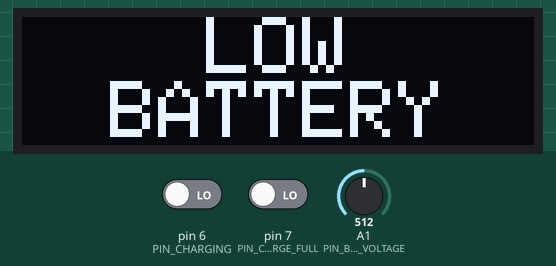
This sketch was run on a simulated Arduino Uno, built with avr-gcc and run on an emulated ATmega328P. Parts: 128×32 one-colour display. The test bench sets the inputs (shaded band); at power-on: pin 6 (PIN_CHARGING) LOW, pin 7 (PIN_CHARGE_FULL) LOW, A1 (PIN_BATTERY_VOLTAGE) = 512.

Above: at 2.1 s.
2.8 s: pin 6 (PIN_CHARGING) driven HIGH
At 3.8 s:
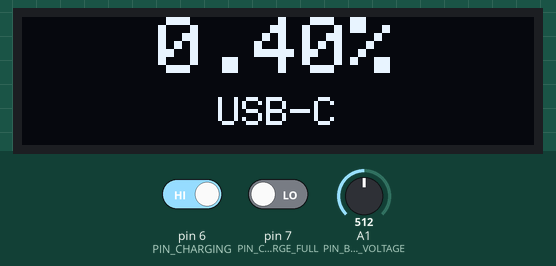
4.6 s: pin 7 (PIN_CHARGE_FULL) driven HIGH
At 5.4 s:
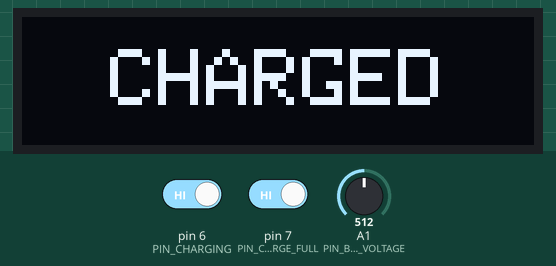
6.1 s: pin 7 (PIN_CHARGE_FULL) driven LOW
At 6.9 s:
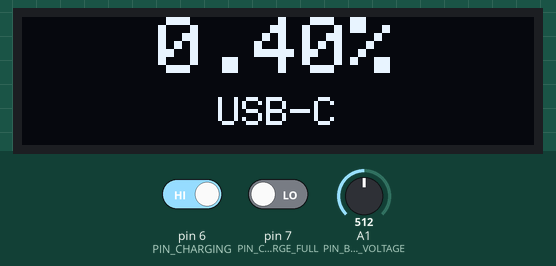
7.6 s: pin 6 (PIN_CHARGING) driven LOW
At 8.1 s:
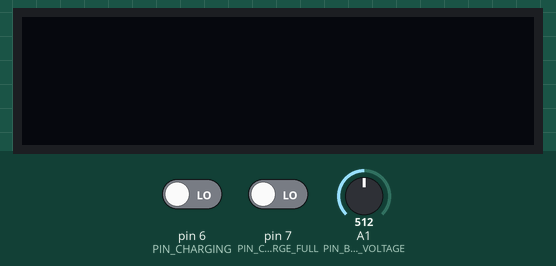
10.7 s: A1 (PIN_BATTERY_VOLTAGE) set to 618
13.8 s: A1 (PIN_BATTERY_VOLTAGE) set to 639
At 14.3 s:
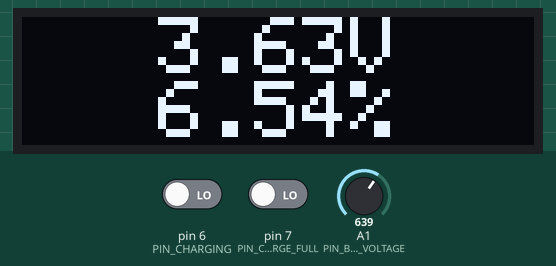
Timing chart, 0 to 16.8 s (numbered marks = the images above; inputs shaded):
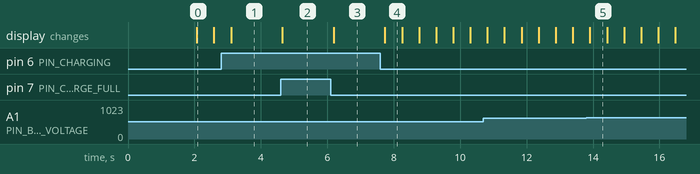

Measured:
- the behaviour switches between 629 and 630 on A1 (PIN_BATTERY_VOLTAGE) (found by bisection; images 4 and 5)
- after the input at 2.8 s, the display: changes after 0.30 s (image 1)
- after the input at 4.6 s, the display: changes after 0.05 s (image 2)
- after the input at 6.1 s, the display: changes after 0.09 s (image 3)
- after the input at 7.6 s, the display: changes after 0.14 s (image 4)
- what the display in image 0 shows lasts 0.5 s, from 2.1 s to 2.6 s

The sketch:

battMonitor.ino
```cpp
// Battery charge/current monitor for a Raspberry Pi portable case.
// Target: Arduino Micro driving a 0.91" SSD1306 OLED (I2C), reading pack
// voltage from a resistor divider (A1), with two digital inputs reporting
// charger status from the UPS board. Current sensing (Pololu ACS709, A0) is
// shelved -- see ENABLE_CURRENT_SENSING in Config.h.
//
// Dependencies (install via Arduino Library Manager):
//   - Adafruit GFX Library
//   - Adafruit SSD1306
//   - Adafruit BusIO (pulled in automatically as a dependency)

#include <math.h>
#include <string.h>
#include <Wire.h>
#include <Adafruit_GFX.h>
#include <Adafruit_SSD1306.h>

#include "Config.h"
#include "BatteryCurve.h"
#include "Splash.h"

Adafruit_SSD1306 display(OLED_WIDTH, OLED_HEIGHT, &Wire, OLED_RESET_PIN);

enum DisplayState : uint8_t {
  STATE_DISCHARGING = 0,
  STATE_CHARGING = 1,
  STATE_FULL = 2,
  STATE_LOW_BATTERY = 3,
};

void setup() {
  pinMode(PIN_CHARGING, INPUT);
  pinMode(PIN_CHARGE_FULL, INPUT);

  if (!display.begin(SSD1306_SWITCHCAPVCC, OLED_I2C_ADDR)) {
    // No display to report the failure on; loop forever with the pin state
    // easy to probe with a meter/scope instead of silently misbehaving.
    while (true) {
      delay(1000);
    }
  }
  display.setTextColor(SSD1306_WHITE);
  drawSplash();
}

#if ENABLE_CURRENT_SENSING
// Oversamples and decimates ADC_OVERSAMPLE_SAMPLES raw readings to gain
// ADC_EXTRA_BITS of effective resolution (see Config.h), returning volts.
static float readAveragedVolts(uint8_t pin) {
  uint32_t sum = 0;
  for (uint16_t i = 0; i < ADC_OVERSAMPLE_SAMPLES; i++) {
    sum += analogRead(pin);
  }
  uint32_t oversampled = sum >> ADC_EXTRA_BITS;
  return (float)oversampled * (ADC_REFERENCE_VOLTS / (float)ADC_EFFECTIVE_COUNTS);
}
#endif

// One raw sample per call, folded into a rolling average spread across
// VOLTAGE_SAMPLE_COUNT calls (i.e. VOLTAGE_SAMPLE_COUNT loop() iterations)
// -- see the Config.h note on why a fast burst can't filter this system's
// slow supply ripple.
static uint16_t voltageSamples[VOLTAGE_SAMPLE_COUNT];
static uint8_t voltageSampleIndex = 0;
static uint32_t voltageSampleSum = 0;
static uint8_t voltageSampleCount = 0;

static float readBatteryVoltage() {
  uint16_t newSample = analogRead(PIN_BATTERY_VOLTAGE);
  voltageSampleSum -= voltageSamples[voltageSampleIndex];
  voltageSamples[voltageSampleIndex] = newSample;
  voltageSampleSum += newSample;
  voltageSampleIndex = (voltageSampleIndex + 1) % VOLTAGE_SAMPLE_COUNT;
  if (voltageSampleCount < VOLTAGE_SAMPLE_COUNT) {
    voltageSampleCount++;
  }

  float avgCounts = (float)voltageSampleSum / voltageSampleCount;
  float vAdc = avgCounts * (ADC_REFERENCE_VOLTS / 1024.0);
  return vAdc * VOLTAGE_DIVIDER_RATIO;
}

#if ENABLE_CURRENT_SENSING
// Positive = discharging, negative = charging (sign depends on ACS709
// current-flow orientation as wired; flip ACS709_ZERO_CURRENT_VOLTS/polarity
// during calibration if this comes out backwards).
static float readCurrentAmps() {
  float vOut = readAveragedVolts(PIN_CURRENT_SENSE);
  return (vOut - ACS709_ZERO_CURRENT_VOLTS) / ACS709_SENSITIVITY_V_PER_A;
}
#endif

static DisplayState determineState(bool isCharging, bool isFull, float socPercent) {
  if (isFull) {
    return STATE_FULL;
  }
  if (isCharging) {
    return STATE_CHARGING;
  }
  if (socPercent < LOW_BATTERY_PERCENT) {
    return STATE_LOW_BATTERY;
  }
  return STATE_DISCHARGING;
}

// dtostrf (not snprintf's "%f") is used throughout since AVR's snprintf
// doesn't format floats without pulling in libprintf_flt.
static void formatValue(float value, uint8_t decimals, const char *suffix, char *outBuf, size_t outSize) {
  char numBuf[12];
  dtostrf(value, 1, decimals, numBuf);
  snprintf(outBuf, outSize, "%s%s", numBuf, suffix);
}

static void printCentered(const char *text, int16_t y, uint8_t size) {
  int16_t textWidth = (int16_t)strlen(text) * 6 * size;
  int16_t x = (OLED_WIDTH - textWidth) / 2;
  if (x < 0) {
    x = 0;
  }
  display.setTextSize(size);
  display.setCursor(x, y);
  display.print(text);
}

static void renderDischarging(float voltage, float socPercent) {
  char buf[16];

  formatValue(voltage, 2, "V", buf, sizeof(buf));
  printCentered(buf, 0, 2);

  formatValue(socPercent, 2, "%", buf, sizeof(buf));
  printCentered(buf, 16, 2);
}

static void renderCharging(float socPercent) {
  char buf[16];
  formatValue(socPercent, 2, "%", buf, sizeof(buf));
  printCentered(buf, 0, 2);
  printCentered("USB-C", 20, 1);
}

static void renderFull() {
  printCentered("CHARGED", 8, 2);
}

static void renderLowBattery(bool blinkOn) {
  if (!blinkOn) {
    return;
  }
  printCentered("LOW", 0, 2);
  printCentered("BATTERY", 16, 2);
}

void loop() {
  float batteryVoltage = readBatteryVoltage();
  float socPercent = voltageToPercent(batteryVoltage / BATTERY_CELLS_SERIES);

  bool isCharging = digitalRead(PIN_CHARGING) == HIGH;
  bool isFull = digitalRead(PIN_CHARGE_FULL) == HIGH;
  DisplayState state = determineState(isCharging, isFull, socPercent);
  bool blinkOn = (millis() / LOW_BATTERY_BLINK_MS) % 2 == 0;

  display.clearDisplay();

  switch (state) {
    case STATE_CHARGING:
      renderCharging(socPercent);
      break;
    case STATE_FULL:
      renderFull();
      break;
    case STATE_LOW_BATTERY:
      renderLowBattery(blinkOn);
      break;
    case STATE_DISCHARGING:
    default:
      renderDischarging(batteryVoltage, socPercent);
      break;
  }

  display.display();
  delay(DISPLAY_UPDATE_MS);
}
```

BatteryCurve.cpp
```cpp
#include "BatteryCurve.h"
#include <stddef.h>

struct CurvePoint {
  float volts;
  float percent;
};

// Descending by voltage. Approximate 1S Li-ion discharge curve at low/moderate
// discharge rates, with the tail pinned to this pack's actual full/empty
// points: 4.20V full, 3.30V empty (the UPS board's low-voltage cutoff).
static const CurvePoint kCurve[] = {
  {4.20, 100.0}, {4.15, 95.0},  {4.11, 90.0},  {4.08, 85.0},  {4.02, 80.0},
  {3.98, 75.0},  {3.95, 70.0},  {3.91, 65.0},  {3.87, 60.0},  {3.85, 55.0},
  {3.84, 50.0},  {3.82, 45.0},  {3.80, 40.0},  {3.79, 35.0},  {3.77, 30.0},
  {3.75, 25.0},  {3.73, 20.0},  {3.71, 15.0},  {3.69, 10.0},  {3.61, 5.0},
  {3.30, 0.0},
};
static const size_t kCurveLen = sizeof(kCurve) / sizeof(kCurve[0]);

float voltageToPercent(float cellVoltage) {
  if (cellVoltage >= kCurve[0].volts) {
    return 100.0;
  }
  if (cellVoltage <= kCurve[kCurveLen - 1].volts) {
    return 0.0;
  }

  for (size_t i = 0; i < kCurveLen - 1; i++) {
    const CurvePoint &hi = kCurve[i];
    const CurvePoint &lo = kCurve[i + 1];
    if (cellVoltage <= hi.volts && cellVoltage >= lo.volts) {
      float span = hi.volts - lo.volts;
      float frac = (cellVoltage - lo.volts) / span;
      return lo.percent + frac * (hi.percent - lo.percent);
    }
  }
  return 0.0;
}
```

BatteryCurve.h
```cpp
#pragma once

// Converts an open-circuit-ish single-cell Li-ion voltage to state-of-charge
// percent (0-100), linearly interpolating between measured curve points so
// callers get hundredths-place precision instead of a coarse step function.
// The table is a typical discharge curve; recalibrate against your specific
// cells if precision matters at low discharge currents.
float voltageToPercent(float cellVoltage);
```

Splash.cpp
```cpp
#include <Arduino.h>
#include <Adafruit_GFX.h>
#include <Adafruit_SSD1306.h>

#include "Config.h"
#include "Splash.h"

extern Adafruit_SSD1306 display;

// Placeholder: all pixels off. Swap in your own 128x32 1-bit bitmap here --
// see the format note in Splash.h.
const uint8_t kSplashBitmap[512] PROGMEM = {0};

void drawSplash() {
  display.clearDisplay();
  display.drawBitmap(0, 0, kSplashBitmap, OLED_WIDTH, OLED_HEIGHT, SSD1306_WHITE);
  display.display();
  delay(SPLASH_DURATION_MS);
  display.clearDisplay();
}
```

Splash.h
```cpp
#pragma once

#include <stdint.h>

// 128x32, 1-bit-per-pixel, MSB-first, row-major, rows padded to a whole byte
// (matches Adafruit_GFX::drawBitmap's expected layout, and the "Horizontal"
// export mode of tools like https://javl.github.io/image2cpp/). Currently a
// blank placeholder -- replace the contents of kSplashBitmap in Splash.cpp
// with your own generated array, keeping the same size (512 bytes).
extern const uint8_t kSplashBitmap[512] PROGMEM;

void drawSplash();
```

Config.h
```cpp
#pragma once

// ---------------------------------------------------------------------------
// OLED display (0.91" SSD1306, I2C)
// ---------------------------------------------------------------------------
#define OLED_WIDTH      128
#define OLED_HEIGHT     32
#define OLED_I2C_ADDR   0x3C
#define OLED_RESET_PIN  -1   // shares Arduino reset, no dedicated pin

// ---------------------------------------------------------------------------
// Analog inputs
// ---------------------------------------------------------------------------
#define PIN_CURRENT_SENSE     A0   // ACS709 VIOUT
#define PIN_BATTERY_VOLTAGE   A1   // resistor divider midpoint

// ---------------------------------------------------------------------------
// Charge-status GPIOs from the UPS board (both active HIGH per board behavior)
// D2/D3 are reserved for I2C (SDA/SCL) on the Micro, so avoid them here.
// ---------------------------------------------------------------------------
#define PIN_CHARGING        6   // HIGH while the charger is actively charging
#define PIN_CHARGE_FULL     7   // HIGH once the UPS board reports full charge

// ---------------------------------------------------------------------------
// ADC oversampling (burst) -- used only by the shelved current-sensing path.
// Standard oversample-and-decimate technique (Atmel AVR121): summing
// 4^ADC_EXTRA_BITS raw 10-bit samples and shifting right by ADC_EXTRA_BITS
// yields ADC_EXTRA_BITS additional effective bits of resolution. With 2 extra
// bits that's 12-bit effective resolution, ~1.22 mV/count at the pin.
//
// NOT used for the battery voltage reading -- see VOLTAGE_SAMPLE_COUNT below.
// All 16 samples in a burst like this land within ~2ms of each other, so a
// slow ripple (bench testing found one with a period close to our own loop
// cadence, likely the UPS board's boost converter pulse-skipping at this
// system's very light load) lands on the same phase every time and never
// averages out, no matter how many burst samples are taken.
// ---------------------------------------------------------------------------
#define ADC_REFERENCE_VOLTS     5.0
#define ADC_EXTRA_BITS          2
#define ADC_OVERSAMPLE_SAMPLES  (1UL << (2 * ADC_EXTRA_BITS))        // 16
#define ADC_EFFECTIVE_COUNTS    (1024UL << ADC_EXTRA_BITS)           // 4096

// ---------------------------------------------------------------------------
// Battery voltage rolling average
// One ADC sample is taken per loop() call and fed into a rolling average
// over the last VOLTAGE_SAMPLE_COUNT loops, spreading the averaging window
// across VOLTAGE_SAMPLE_COUNT * DISPLAY_UPDATE_MS of real time (~8s at the
// defaults below) instead of a few ms -- long enough to span many cycles of
// the slow ripple a tight burst can't filter.
// ---------------------------------------------------------------------------
#define VOLTAGE_SAMPLE_COUNT    16

// ---------------------------------------------------------------------------
// Current sensing -- SHELVED
// The ACS709 is the wrong sensor for this load: bench testing found actual
// pack current is only ~33uA-13mA (Pi + display), three orders of magnitude
// below the ACS709's amp-scale range, so its readings are dominated by
// noise/offset error no matter how ACS709_ZERO_CURRENT_VOLTS /
// ACS709_SENSITIVITY_V_PER_A are tuned. Parked behind this flag until a
// shunt-based sensor sized for mA-scale currents (e.g. INA219/INA226)
// replaces it -- flip to 1 to bring the current reading back on screen.
// ---------------------------------------------------------------------------
#define ENABLE_CURRENT_SENSING       0

#define ACS709_ZERO_CURRENT_VOLTS    2.49   // bench-measured VIOUT at rest
#define ACS709_SENSITIVITY_V_PER_A   0.066   // e.g. 66 mV/A, 35A range, SEL=high

// ---------------------------------------------------------------------------
// Battery voltage divider
// Vbat = Vadc * VOLTAGE_DIVIDER_RATIO, ratio = (R1 + R2) / R2
// (R1 = battery-side leg, R2 = ground-side leg). Measured divider: 33k top
// (R1) / 100k bottom (R2) -> ratio = (33k + 100k) / 100k = 1.33. At the
// pack's 4.2V full point that puts Vadc at ~3.16V, comfortably under the 5V
// ADC reference.
//
// NOTE: bench testing found the divider's battery-side leg had been shorted
// to the UPS board's 5V supply-out rail instead of the raw battery+ line,
// which is what made the pack look permanently "full"/series-doubled. Fix
// is physical: wire battery+ straight to the divider, bypassing the toggle
// switch. The ratio math itself was already correct.
// ---------------------------------------------------------------------------
#define VOLTAGE_DIVIDER_RATIO   1.33

// ---------------------------------------------------------------------------
// Battery pack
// Two 18650s wired in parallel (confirmed): single-cell voltage range, full
// at 4.20V and empty at 3.30V (the UPS board's cutoff) -- see BatteryCurve.cpp.
// BATTERY_CELLS_SERIES divides Vbat down to a per-cell voltage before it's
// run through the SOC curve; set to 2 if the pack is ever rewired in series.
// ---------------------------------------------------------------------------
#define BATTERY_CELLS_SERIES   1

// ---------------------------------------------------------------------------
// Alarms / behavior
// ---------------------------------------------------------------------------
#define LOW_BATTERY_PERCENT     5.0
#define DISPLAY_UPDATE_MS       500
#define SPLASH_DURATION_MS      1500
#define LOW_BATTERY_BLINK_MS    500
```
